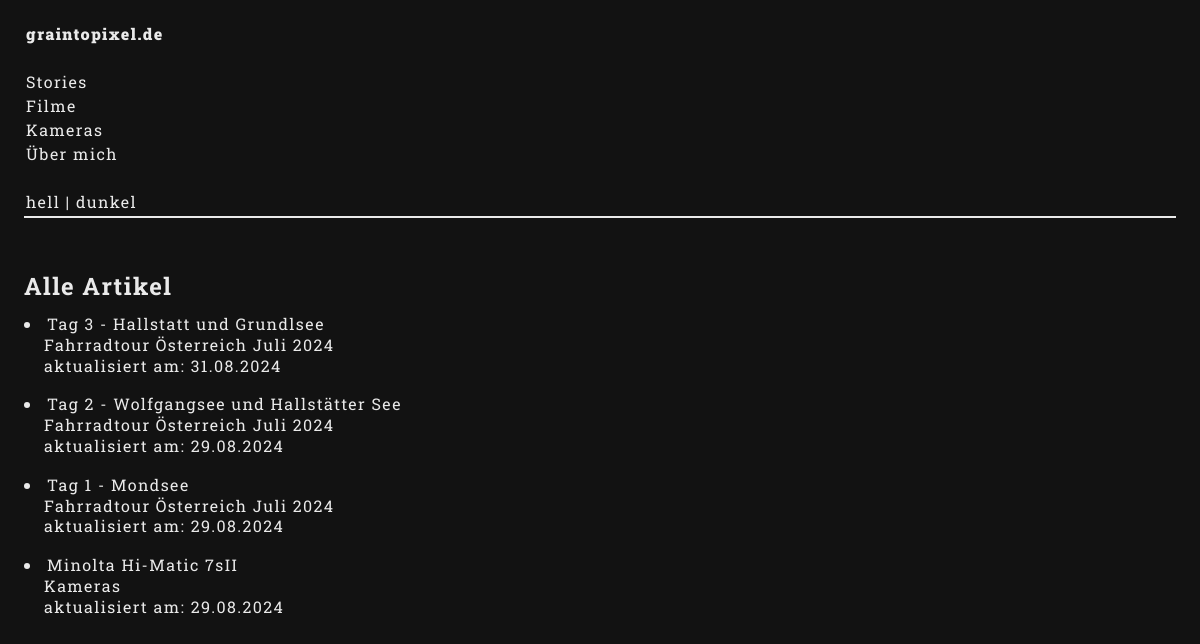
The app's page /, older data.
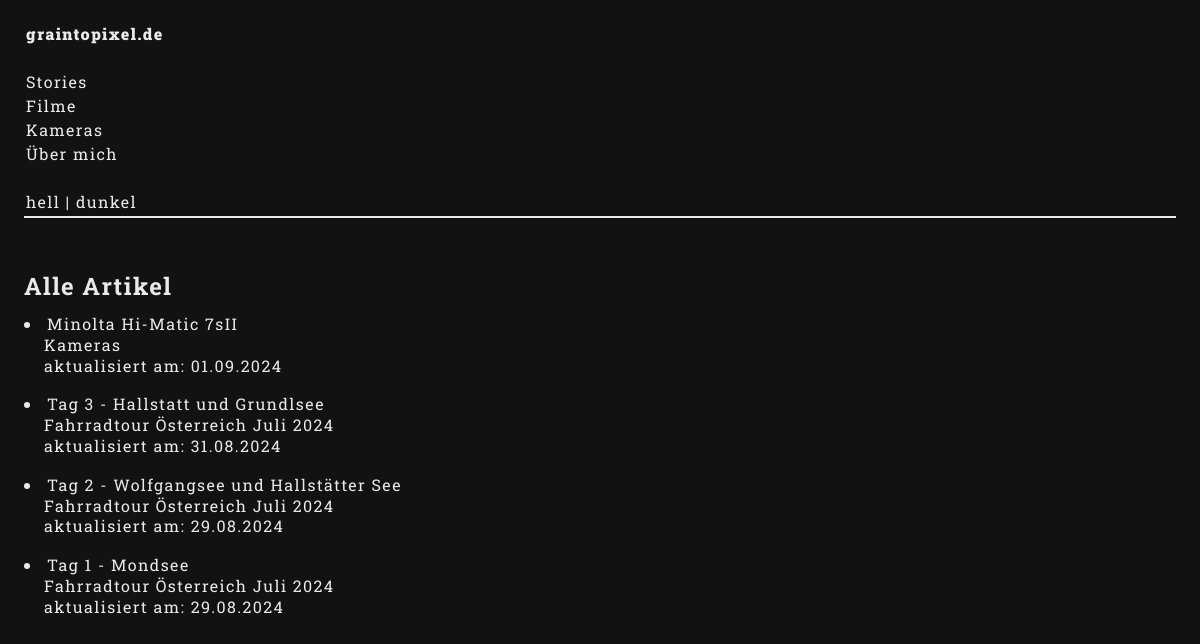
The same page, newer data.
### posts/models.py (models this page shows, shortened)
class Category(models.Model):
    title = models.CharField(max_length=5000)

class Article(models.Model):
    html_template = models.CharField(max_length=5000,  blank=True, choices=[
        ('article_template01.html', 'Story, links Text, rechts Bilder'),
        ('article_template02.html', 'Artikel, links Text, rechts Bilder'),
        ('article_template03.html', 'Artikel, Text, Bild, Tabelle'),
    ])
    category = models.ForeignKey(Category, on_delete=models.CASCADE, null=True, blank=True)
    title = models.CharField(max_length=5000)
    intro_text = RichTextField(null=True, blank=True)
    seperated_texts = models.TextField(max_length=1000000, null=True, blank=True)
    images = models.ManyToManyField(Image, through='ArticleImage', related_name='articles')
    author = models.CharField(max_length=5000, default='Oskar Antretter', null=True)
    created_at = models.DateTimeField(default=datetime.now, blank=True)
    updated_at = models.DateTimeField(default=datetime.now, blank=True)

class Story(models.Model):
    title = models.CharField(max_length=5000, null=True, blank=True)
    first_chapter = models.ForeignKey(Article, on_delete=models.CASCADE, null=True, blank=True)
    chapters = models.ManyToManyField(Article, related_name='articles', null=True, blank=True)

### posts/views.py (the view)
# urls.py: path('', views.index, name='index'),
def index(request):
    categories = Category.objects.all()
    articles = Article.objects.all().order_by('-updated_at')
    stories = Story.objects.all()
    return render(request, 'index.html', {
        'articles': articles,
        'stories': stories,
        'categories': categories,
    })

### templates/index.html (shortened to what this page needs)
{%load static%}
<!DOCTYPE html>
<html lang="de">
<head>
    <link rel="stylesheet" href="{% static 'css/style.css' %}">
</head>
<body>
    <div class="wrapper">
        <div class="menu-section">
            <table>
                <tr>
                    <td class="main-nav">
                        <div>
                            <nav>
                                <a class="bold-text" href="/">graintopixel.de</a>
                                <br>
                                <br>
                                <a href="category/stories">Stories</a>
                                <br>
                                {% for category in categories %}
                                <a href="category/{{category.title}}">{{category.title}}</a>
                                <br>
                                {% endfor %}
                                <br>
                                <a onclick="styleBright()">hell</a>&nbsp;|&nbsp;<a onclick="styleDark()">dunkel</a>
                            </nav>
                        </div>
                    </td>
                </tr>
            </table>
        </div>
        <div class="content-preview-section">
            <h2>Alle Artikel</h2>
            <ul class="content-list-mobile">
                {% for article in articles %}
                <li>
                    {% if article.category.title%}
                        {% if article.updated_at > article.created_at %}
                            <a href="category/{{article.category.title}}/article/{{article.id}}">{{article.title}} <br> {{article.category.title}} <br> aktualisiert am: {{article.updated_at|date:"d.m.Y"}}</a>
                        {% else %}
                            <a href="category/{{article.category.title}}/article/{{article.id}}">{{article.title}} <br> {{article.category.title}} <br> hochgeladen am: {{article.created_at|date:"d.m.Y"}}</a>
                        {% endif %}
                    {% else%}
                        {% for story in stories %}
                            {% for chapter in story.chapters.all %}
                                {% if chapter.title and chapter.id == article.id %}
                                    {% if article.updated_at > article.created_at %}
                                        <a href="story/{{story.id}}/article/{{article.id}}">{{article.title}} <br> {{story.title}}<br> aktualisiert am: {{article.updated_at|date:"d.m.Y"}}</a>
                                    {% else %}
                                        <a href="story/{{story.id}}/article/{{article.id}}">{{article.title}} <br> {{story.title}}<br> hochgeladen am: {{article.created_at|date:"d.m.Y"}}</a>
                                    {% endif %}
                                {% endif %}
                            {% endfor %}
                        {% endfor %}
                    {% endif %}
                </li>
                {% endfor %}
            </ul>
            <br>
        </div>
    </div>
</body>
</html>

### static/css/style.css (style rules this page uses)
:root { --c-background: #121212; --c-font: #eaeaea; --c-linksHover: #ffa42e; --c-decoration: #eaeaea; --font: "Roboto Slab"; --font-wheight: 400; --line-height: 1.5; --letter-spacing: 1.4px; --word-spacing: normal; }
* { margin: 0; padding: 0; scrollbar-color: var(--c-font) #eaeaea00; scrollbar-width: thin; }
body { background-color: var(--c-background); color: var(--c-font); font-size: 12pt; line-height: var(--line-height); font-family: var(--font); font-weight: var(--font-wheight); letter-spacing: var(--letter-spacing); word-spacing: var(--word-spacing); }
li { list-style-position: inside; text-indent: -20px; padding-left: 20px; }
.content-list-mobile li { line-height: 1.3; padding-bottom: 18px; }
.wrapper { width: 96vw; display: flex; flex-wrap: wrap; margin-left: 15px; margin-right: 15px; height: 95vh; margin: 0 auto; margin-top: 20px; align-content: start; }
.content-preview-section { width: 100%; height: fit-content; margin: 0 auto; }
.menu-section { width: 100%; border-bottom: 2px solid var(--c-decoration); margin-bottom: 50px; height: fit-content; box-sizing: border-box; }
h2 { padding-bottom: 10px; }
a { color: var(--c-font); text-decoration: none; }
.bold-text { font-weight: 1000; }
table { width: 100%; }

Row changes from the older to the newer data that the page shows:
changed Article "Minolta Hi-Matic 7sII": updated_at "29.08.2024" → "01.09.2024"; moves up the list
